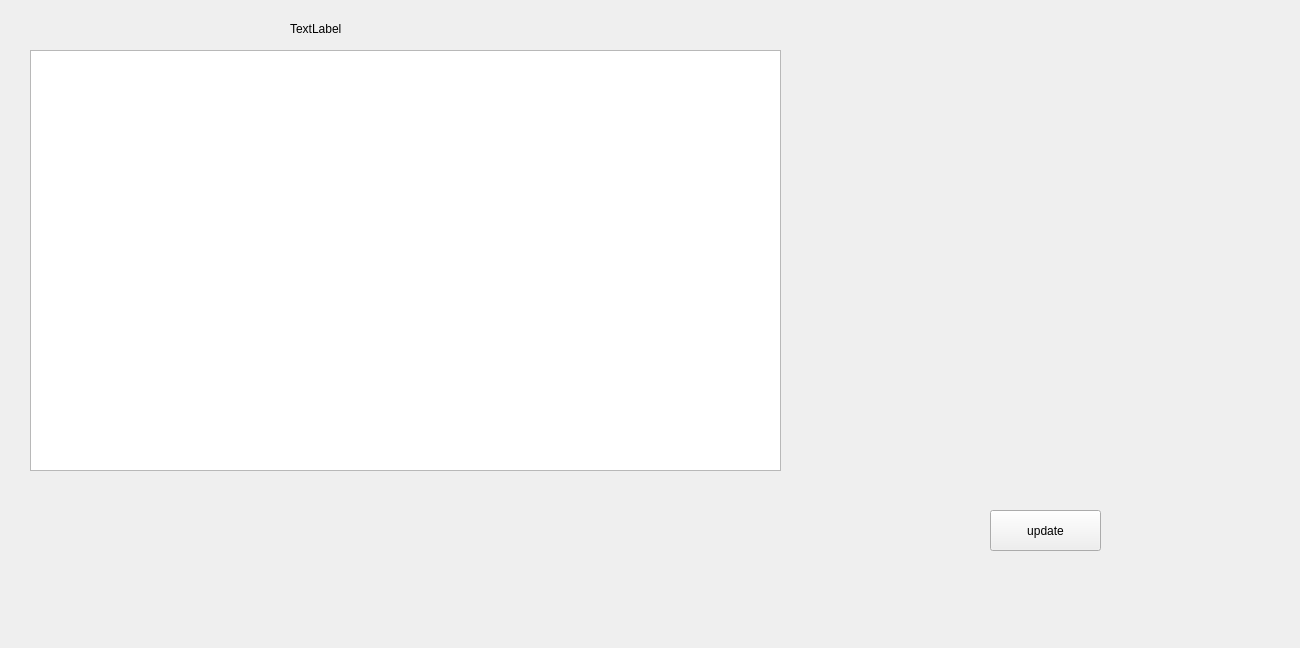
<?xml version="1.0" encoding="UTF-8"?>
<ui version="4.0">
 <class>FormTable</class>
 <widget class="QWidget" name="FormTable">
  <property name="geometry">
   <rect>
    <x>0</x>
    <y>0</y>
    <width>1300</width>
    <height>648</height>
   </rect>
  </property>
  <property name="windowTitle">
   <string>Form</string>
  </property>
  <widget class="QTableView" name="tableView">
   <property name="geometry">
    <rect>
     <x>30</x>
     <y>50</y>
     <width>751</width>
     <height>421</height>
    </rect>
   </property>
  </widget>
  <widget class="QWidget" name="verticalLayoutWidget">
   <property name="geometry">
    <rect>
     <x>830</x>
     <y>40</y>
     <width>191</width>
     <height>341</height>
    </rect>
   </property>
   <layout class="QVBoxLayout" name="verticalLayout"/>
  </widget>
  <widget class="QWidget" name="verticalLayoutWidget_2">
   <property name="geometry">
    <rect>
     <x>1070</x>
     <y>20</y>
     <width>201</width>
     <height>381</height>
    </rect>
   </property>
   <layout class="QVBoxLayout" name="verticalLayout_2"/>
  </widget>
  <widget class="QWidget" name="verticalLayoutWidget_3">
   <property name="geometry">
    <rect>
     <x>300</x>
     <y>500</y>
     <width>241</width>
     <height>91</height>
    </rect>
   </property>
   <layout class="QVBoxLayout" name="verticalLayout_3"/>
  </widget>
  <widget class="QLabel" name="labelTable">
   <property name="geometry">
    <rect>
     <x>290</x>
     <y>20</y>
     <width>151</width>
     <height>17</height>
    </rect>
   </property>
   <property name="text">
    <string>TextLabel</string>
   </property>
  </widget>
  <widget class="QPushButton" name="pushUpdate">
   <property name="geometry">
    <rect>
     <x>990</x>
     <y>510</y>
     <width>111</width>
     <height>41</height>
    </rect>
   </property>
   <property name="text">
    <string>update</string>
   </property>
  </widget>
 </widget>
 <resources/>
 <connections/>
</ui>
